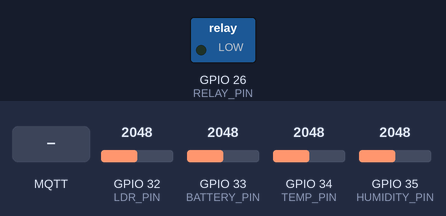
Bench run of a sketch on a simulated ESP32. Shown: switched loads named in the sketch (green lamp = pin HIGH). The test bench sets the inputs (shaded band); at power-on: GPIO 32 (LDR_PIN) = 2048, GPIO 33 (BATTERY_PIN) = 2048, GPIO 34 (TEMP_PIN) = 2048, GPIO 35 (HUMIDITY_PIN) = 2048 (analog values on the 0–4095 scale). WiFi joins after 1.5 s; servers stay silent unless stated; no MQTT or app messages arrive unless stated; what the sketch prints to the serial monitor is not drawn.

Above: at 3.7 s.
3.8 s: MQTT message "start" arrives on the first subscribed topic
At 5.1 s:
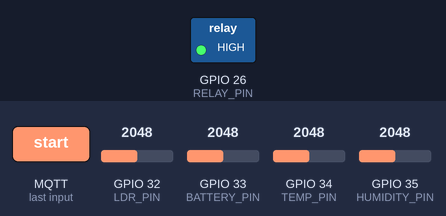
8.3 s: MQTT message "stop" arrives on the first subscribed topic
At 9.7 s:
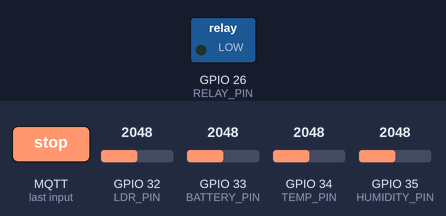
Timing chart, 0 to 11.3 s (numbered marks = the images above; inputs shaded):
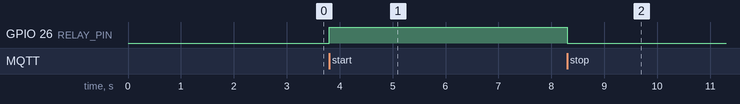

Measured:
- after the input at 3.8 s, GPIO 26 (RELAY_PIN): LOW → HIGH at once
- after the input at 8.3 s, GPIO 26 (RELAY_PIN): HIGH → LOW at once

The sketch:

esp_code.ino
```cpp
#include <WiFi.h>
#include <PubSubClient.h>
#include <OneWire.h>
#include <DallasTemperature.h>

// WiFi credentials
const char* ssid = "hack_658";
const char* password = "mirAmaR@302+44";
// MQTT Broker settings
const char* mqtt_server = "192.168.1.13"; // Your computer's actual WiFi IP address
const int mqtt_port = 1883;
const char* mqtt_client_id = "ESP32_Irrigation";

// Topics
const char* temp_topic = "sensors/basilic/temperature";
const char* humidity_topic = "sensors/basilic/humidity";
const char* light_topic = "sensors/basilic/light";
const char* battery_topic = "sensors/basilic/battery";
const char* control_topic = "irrigation/control"; // Subscribe to this topic
const char* status_topic = "irrigation/status";   // Publish status updates

// Pin configurations
const int TEMP_PIN = 34;      // NTC temperature sensor analog pin
const int HUMIDITY_PIN = 35;  // Soil moisture sensor analog pin
const int LDR_PIN = 32;       // Light dependent resistor analog pin
const int RELAY_PIN = 26;     // Relay control pin
const int BATTERY_PIN = 33;   // Battery voltage monitoring pin

// Sensor calibration values - REVISED for better soil moisture readings
// You may need to adjust these based on your actual sensor readings
const int SOIL_DRY_RAW = 4095;    // Raw value in completely dry soil (max ADC reading)
const int SOIL_WET_RAW = 1500;    // Raw value in water (adjust based on your sensor)
const int LIGHT_MIN_RAW = 4095;   // Raw value in darkness
const int LIGHT_MAX_RAW = 0;      // Raw value in bright light
const float BATTERY_DIVIDER = 2.0; // Voltage divider ratio for battery measurement

// NTC Thermistor parameters
const float NTC_B_VALUE = 3950.0; // B constant from datasheet
const float NTC_T0 = 298.15;      // 25°C in Kelvin
const float NTC_R0 = 10000.0;     // Resistance at 25°C (10k ohm)
const float NTC_SERIES_R = 10000.0; // Series resistor (10k ohm)

// Settings
const long PUBLISH_INTERVAL = 2000; // Publish sensor data every 2 seconds (changed from 10000)
unsigned long lastPublish = 0;
bool lowPowerMode = false;          // Disable power saving (changed from true)

// Debug flag
const bool DEBUG_MODE = true;

// MQTT client
WiFiClient espClient;
PubSubClient client(espClient);

// Variables to track irrigation state
bool irrigationActive = false;

void setup() {
  Serial.begin(115200);
  delay(1000); // Give serial monitor time to start

  Serial.println("\n\n----- ESP32 Irrigation System Starting -----");

  // Initialize pins
  pinMode(RELAY_PIN, OUTPUT);
  digitalWrite(RELAY_PIN, LOW); // Ensure pump is OFF at startup

  // Set analog resolution (ESP32 specific)
  analogReadResolution(12); // 12-bit resolution (0-4095)

  // Configure ADC attenuation for higher voltage readings
  analogSetPinAttenuation(TEMP_PIN, ADC_11db);
  analogSetPinAttenuation(HUMIDITY_PIN, ADC_11db);
  analogSetPinAttenuation(LDR_PIN, ADC_11db);
  analogSetPinAttenuation(BATTERY_PIN, ADC_11db);

  // Take initial readings to stabilize ADC
  for(int i=0; i<5; i++) {
    analogRead(TEMP_PIN);
    analogRead(HUMIDITY_PIN);
    analogRead(LDR_PIN);
    analogRead(BATTERY_PIN);
    delay(10);
  }

  Serial.println("Sensors initialized");
  Serial.println("Pump relay initialized to OFF state");

  // Connect to WiFi
  setupWifi();

  // Set up MQTT
  client.setServer(mqtt_server, mqtt_port);
  client.setCallback(callback);

  // Publish initial status to confirm the pump is OFF
  if (client.connected()) {
    client.publish(status_topic, "System initialized, pump is OFF");
    Serial.println("Published initial status message");
  }
}

void loop() {
  // Check WiFi connection
  if (WiFi.status() != WL_CONNECTED) {
    setupWifi();
  }

  // Check MQTT connection
  if (!client.connected()) {
    reconnect();
  }

  // MQTT loop
  client.loop();

  // Publish sensor data every 2 seconds (no sleep)
  unsigned long now = millis();
  if (now - lastPublish > PUBLISH_INTERVAL) {
    lastPublish = now;
    publishSensorData();

    // Debug output for soil moisture raw value
    int moistureRaw = analogRead(HUMIDITY_PIN);
    Serial.print("DEBUG - Soil moisture raw value: ");
    Serial.println(moistureRaw);
  }

  // No deep sleep - continuous operation for real-time monitoring
}

void setupWifi() {
  delay(10);
  Serial.println();
  Serial.print("Connecting to WiFi: ");
  Serial.println(ssid);

  WiFi.begin(ssid, password);

  int attempts = 0;
  while (WiFi.status() != WL_CONNECTED && attempts < 20) {
    delay(500);
    Serial.print(".");
    attempts++;
  }

  if (WiFi.status() == WL_CONNECTED) {
    Serial.println("");
    Serial.println("WiFi connected");
    Serial.print("IP address: ");
    Serial.println(WiFi.localIP());
  } else {
    Serial.println("");
    Serial.println("WiFi connection failed!");
  }
}

void callback(char* topic, byte* payload, unsigned int length) {
  // Convert payload to string
  String message;
  for (unsigned int i = 0; i < length; i++) {
    message += (char)payload[i];
  }

  Serial.print("Message arrived [");
  Serial.print(topic);
  Serial.print("]: ");
  Serial.println(message);

  // Handle irrigation control commands
  if (String(topic) == control_topic) {
    if (message == "start") {
      startIrrigation();
    } else if (message == "stop") {
      stopIrrigation();
    }
  }
}

void reconnect() {
  // Loop until we're reconnected
  int attempts = 0;
  while (!client.connected() && attempts < 3) {
    Serial.print("Attempting MQTT connection...");
    attempts++;

    // Debug info
    Serial.print("Broker: ");
    Serial.print(mqtt_server);
    Serial.print(":");
    Serial.print(mqtt_port);
    Serial.print(" | Client ID: ");
    Serial.println(mqtt_client_id);

    // Attempt to connect
    if (client.connect(mqtt_client_id)) {
      Serial.println("connected");

      // Subscribe to control topic
      client.subscribe(control_topic);

      // Publish a connection message
      client.publish(status_topic, "ESP32 irrigation system connected");
    } else {
      Serial.print("failed, rc=");
      Serial.print(client.state());
      Serial.println(" try again in 5 seconds");
      delay(5000);
    }
  }
}

float readNTCTemperature() {
  // Read and average multiple samples for more stability
  const int numSamples = 5;
  int sum = 0;

  for (int i = 0; i < numSamples; i++) {
    sum += analogRead(TEMP_PIN);
    delay(10);
  }

  int rawValue = sum / numSamples;

  if (DEBUG_MODE) {
    Serial.print("Raw temperature value: ");
    Serial.println(rawValue);
  }

  // Convert analog reading to temperature
  float voltage = rawValue * (3.3 / 4095.0);

  // Calculate resistance of thermistor
  float resistance;
  if (voltage > 0) {
    resistance = NTC_SERIES_R * (3.3 - voltage) / voltage;
  } else {
    // Avoid division by zero
    resistance = 999999;
  }

  // Steinhart-Hart equation for NTC thermistor
  float temperature;
  if (resistance > 0) {
    temperature = (NTC_B_VALUE * NTC_T0) / (NTC_B_VALUE + NTC_T0 * log(resistance / NTC_R0)) - 273.15;
  } else {
    // Error case
    temperature = -99.99;
  }

  // Error checking
  if (temperature < -50 || temperature > 150) {
    Serial.println("Warning: Temperature reading out of range, sensor may be disconnected");
    temperature = 25.0; // Return a reasonable default value
  }

  return temperature;
}

float readBatteryVoltage() {
  // Read and average multiple samples for more stability
  const int numSamples = 10;
  int sum = 0;

  for (int i = 0; i < numSamples; i++) {
    sum += analogRead(BATTERY_PIN);
    delay(5);
  }

  int rawValue = sum / numSamples;

  if (DEBUG_MODE) {
    Serial.print("Raw battery reading: ");
    Serial.println(rawValue);
  }

  // Convert to voltage based on voltage divider
  float voltage = rawValue * (3.3 / 4095.0) * BATTERY_DIVIDER;

  // Error check
  if (voltage < 2.5 || voltage > 4.5) {
    Serial.println("Warning: Battery voltage out of range, check voltage divider");
    voltage = 3.7; // Default to nominal LiPo voltage
  }

  return voltage;
}

int readSoilMoisture() {
  // Read and average multiple samples for more stability
  const int numSamples = 10; // Increased from 5 to 10 for better accuracy
  int sum = 0;

  for (int i = 0; i < numSamples; i++) {
    sum += analogRead(HUMIDITY_PIN);
    delay(10);
  }

  int moistureRaw = sum / numSamples;

  if (DEBUG_MODE) {
    Serial.print("Raw soil moisture value: ");
    Serial.println(moistureRaw);
  }

  // Convert to percentage (with more robust checking)
  int moisturePercent;
  if (SOIL_DRY_RAW != SOIL_WET_RAW) {
    moisturePercent = map(moistureRaw, SOIL_DRY_RAW, SOIL_WET_RAW, 0, 100);
    moisturePercent = constrain(moisturePercent, 0, 100);
  } else {
    moisturePercent = 50; // Default value if calibration values are incorrect
    Serial.println("Warning: Soil moisture calibration values are identical");
  }

  return moisturePercent;
}

void publishSensorData() {
  if (!client.connected()) {
    Serial.println("Not connected to MQTT broker. Skipping data publish.");
    return;
  }

  // Read temperature from NTC (analog)
  float temperature = readNTCTemperature();

  // Read soil moisture with improved function
  int moisturePercent = readSoilMoisture();

  // Read light level with averaging
  int lightSum = 0;
  for (int i = 0; i < 5; i++) {
    lightSum += analogRead(LDR_PIN);
    delay(10);
  }
  int lightRaw = lightSum / 5;

  if (DEBUG_MODE) {
    Serial.print("Raw light value: ");
    Serial.println(lightRaw);
  }

  // Convert to percentage (with more robust checking)
  int lightPercent;
  if (LIGHT_MIN_RAW != LIGHT_MAX_RAW) {
    lightPercent = map(lightRaw, LIGHT_MIN_RAW, LIGHT_MAX_RAW, 0, 100);
    lightPercent = constrain(lightPercent, 0, 100);
  } else {
    lightPercent = 50; // Default value if calibration values are incorrect
    Serial.println("Warning: Light calibration values are identical");
  }

  // Read battery voltage with better calculation
  float batteryVoltage = readBatteryVoltage();

  // Map battery percentage based on LiPo battery characteristics
  // Typical LiPo battery: 3.2V (empty) to 4.2V (full)
  int batteryPercent = map(int(batteryVoltage * 100), 320, 420, 0, 100);
  batteryPercent = constrain(batteryPercent, 0, 100);

  // Convert values to strings with appropriate precision
  char tempStr[8];
  dtostrf(temperature, 1, 2, tempStr);

  char humStr[8];
  sprintf(humStr, "%d", moisturePercent);

  char lightStr[8];
  sprintf(lightStr, "%d", lightPercent);

  char batteryStr[8];
  dtostrf(batteryVoltage, 1, 2, batteryStr);

  // Publish to MQTT topics
  bool success = true;
  success &= client.publish(temp_topic, tempStr);
  success &= client.publish(humidity_topic, humStr);
  success &= client.publish(light_topic, lightStr);
  success &= client.publish(battery_topic, batteryStr);

  // Debug output
  Serial.print("Temperature: ");
  Serial.print(tempStr);
  Serial.print("°C, Humidity: ");
  Serial.print(humStr);
  Serial.print("%, Light: ");
  Serial.print(lightStr);
  Serial.print("%, Battery: ");
  Serial.print(batteryStr);
  Serial.print("V");

  if (success) {
    Serial.println(" - Published successfully");
  } else {
    Serial.println(" - Publish failed!");
  }
}

void startIrrigation() {
  digitalWrite(RELAY_PIN, HIGH); // Turn on relay (assuming active-high)
  irrigationActive = true;
  client.publish(status_topic, "Irrigation started");
  Serial.println("Irrigation started");
}

void stopIrrigation() {
  digitalWrite(RELAY_PIN, LOW); // Turn off relay
  irrigationActive = false;
  client.publish(status_topic, "Irrigation stopped");
  Serial.println("Irrigation stopped");
}
```
